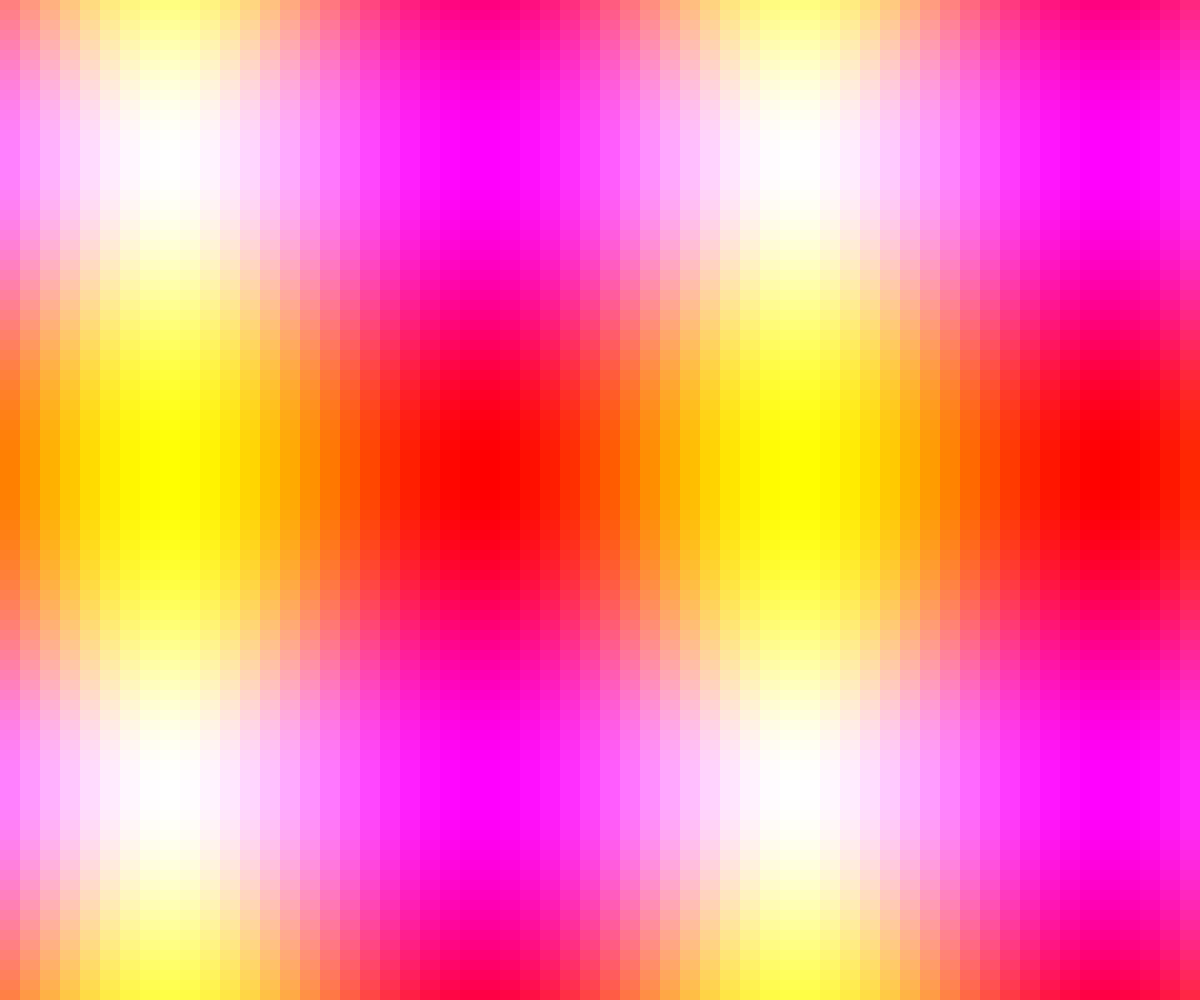
Frame 1 (no input)
Frame 2 (the mouse pressed at the canvas centre, redrawn once): identical to frame 1, image omitted

The p5.js sketch that drew this single still picture (run headless with seeded random() and noise() and a simulated clock; the mouse was pressed at the canvas centre and the sketch redrawn once):

// p5.js sketch
// ── sketch.js
let red;
let green;
let blue;
let orange;

function setup() {
  createCanvas(window.innerWidth, window.innerHeight);
   background(255);
  noLoop();
}

function draw() {
  
  for(let i = 0; i < width; i+=20){
    for(let y = 0; y < height; y += 10){
      red = 255;
  green = (sin(i/100)+1)*127.5;
  blue = (sin(y/100)+1)*127.5;
    
    fill(red, green, blue)
    noStroke()
    rect(i, y, 20, 20)
    }
  }
}
